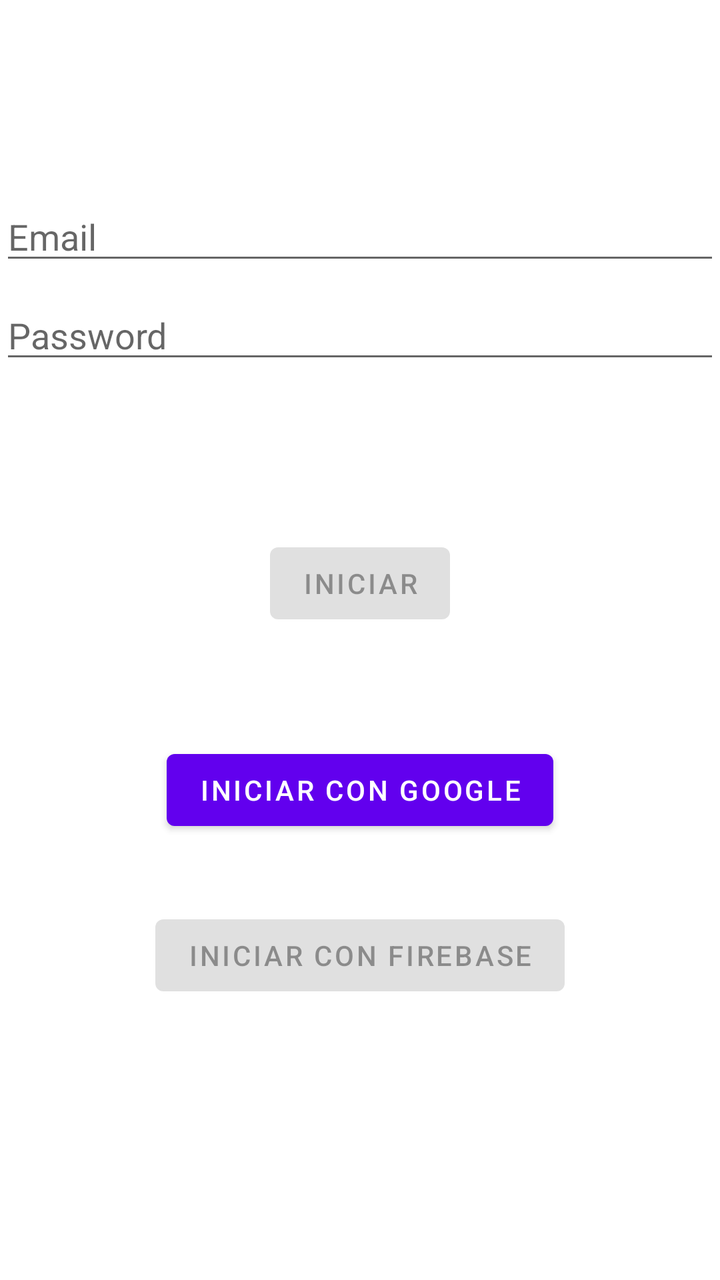
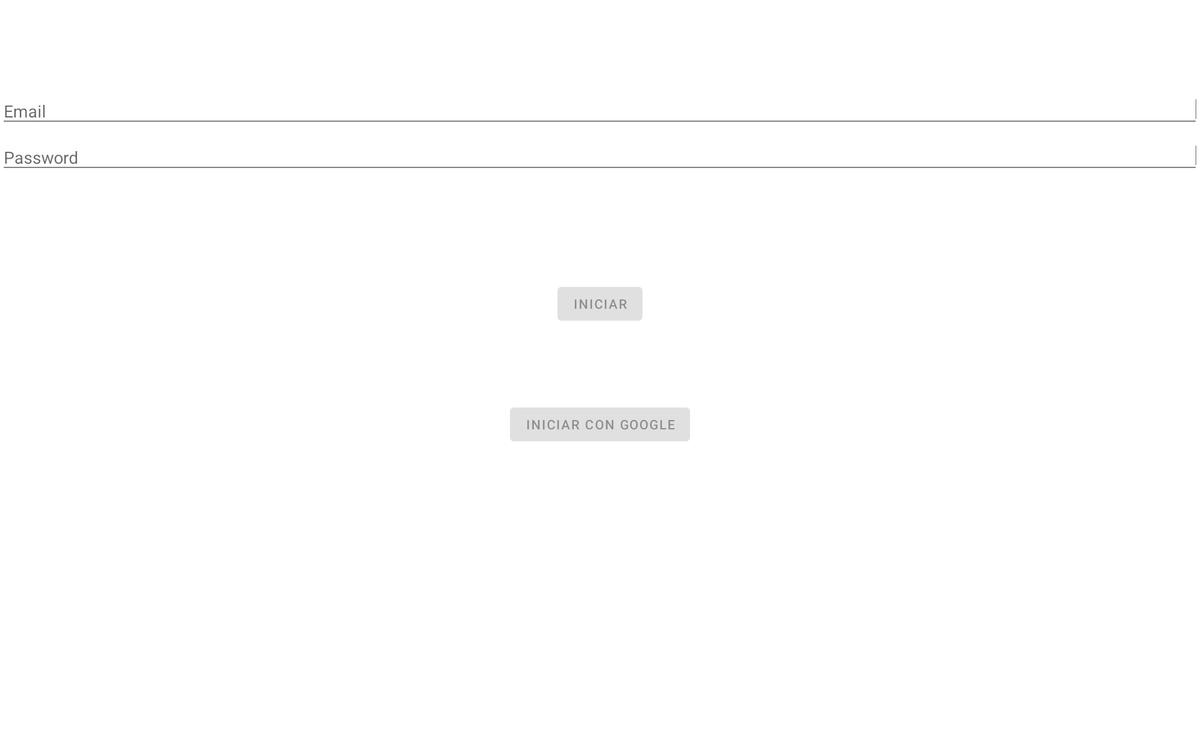

Compare how this app lays out the same screen by default and in its alternative resource folder. The renders come first, then the two layout files and the values they reference.
<!-- AndroidManifest.xml: application theme Theme.ExamenMacroPay -->
<!-- res/layout/activity_login.xml -->
<?xml version="1.0" encoding="utf-8"?>
<androidx.constraintlayout.widget.ConstraintLayout xmlns:android="http://schemas.android.com/apk/res/android"
    xmlns:app="http://schemas.android.com/apk/res-auto"
    xmlns:tools="http://schemas.android.com/tools"
    android:id="@+id/container"
    android:layout_width="match_parent"
    android:layout_height="match_parent"
    android:paddingLeft="@dimen/activity_horizontal_margin"
    android:paddingTop="@dimen/activity_vertical_margin"
    android:paddingRight="@dimen/activity_horizontal_margin"
    android:paddingBottom="@dimen/activity_vertical_margin"
    tools:context=".ui.login.LoginActivity">

    <EditText
        android:id="@+id/username"
        android:layout_width="0dp"
        android:layout_height="wrap_content"
        android:layout_marginTop="96dp"
        android:hint="@string/prompt_email"
        android:inputType="textEmailAddress"
        android:selectAllOnFocus="true"
        app:layout_constraintEnd_toEndOf="parent"
        app:layout_constraintStart_toStartOf="parent"
        app:layout_constraintTop_toTopOf="parent" />

    <EditText
        android:id="@+id/password"
        android:layout_width="0dp"
        android:layout_height="wrap_content"
        android:layout_marginTop="8dp"
        android:hint="@string/prompt_password"
        android:imeActionLabel="@string/action_sign_in_short"
        android:imeOptions="actionDone"
        android:inputType="textPassword"
        android:selectAllOnFocus="true"
        app:layout_constraintEnd_toEndOf="parent"
        app:layout_constraintStart_toStartOf="parent"
        app:layout_constraintTop_toBottomOf="@+id/username" />

    <Button
        android:id="@+id/login"
        android:layout_width="wrap_content"
        android:layout_height="wrap_content"
        android:layout_gravity="start"
        android:layout_marginTop="16dp"
        android:layout_marginBottom="64dp"
        android:enabled="false"
        android:text="@string/action_sign_in"
        app:layout_constraintBottom_toBottomOf="parent"
        app:layout_constraintEnd_toEndOf="parent"
        app:layout_constraintStart_toStartOf="parent"
        app:layout_constraintTop_toBottomOf="@+id/password"
        app:layout_constraintVertical_bias="0.2" />

    <Button
        android:id="@+id/loginGoogle"
        android:layout_width="wrap_content"
        android:layout_height="wrap_content"
        android:layout_gravity="start"
        android:layout_marginTop="16dp"
        android:layout_marginBottom="64dp"
        android:text="@string/action_sign_in_google"
        app:layout_constraintBottom_toBottomOf="parent"
        app:layout_constraintEnd_toEndOf="parent"
        app:layout_constraintStart_toStartOf="parent"
        app:layout_constraintTop_toBottomOf="@+id/login"
        app:layout_constraintVertical_bias="0.2" />
    <Button
        android:id="@+id/loginEmail"
        android:layout_width="wrap_content"
        android:layout_height="wrap_content"
        android:layout_gravity="start"
        android:layout_marginTop="16dp"
        android:layout_marginBottom="64dp"
        android:enabled="false"
        android:text="@string/action_sign_in_email"
        app:layout_constraintBottom_toBottomOf="parent"
        app:layout_constraintEnd_toEndOf="parent"
        app:layout_constraintStart_toStartOf="parent"
        app:layout_constraintTop_toBottomOf="@+id/loginGoogle"
        app:layout_constraintVertical_bias="0.2" />

    <ProgressBar
        android:id="@+id/loading"
        android:layout_width="wrap_content"
        android:layout_height="wrap_content"
        android:layout_gravity="center"
        android:layout_marginTop="64dp"
        android:layout_marginBottom="64dp"
        android:visibility="gone"
        app:layout_constraintBottom_toBottomOf="parent"
        app:layout_constraintEnd_toEndOf="@+id/password"
        app:layout_constraintStart_toStartOf="@+id/password"
        app:layout_constraintTop_toTopOf="parent"
        app:layout_constraintVertical_bias="0.3" />

</androidx.constraintlayout.widget.ConstraintLayout>
<!-- resources referenced by this layout -->
<resources>
  <string name="action_sign_in">Iniciar</string>
  <string name="action_sign_in_email">Iniciar con Firebase</string>
  <string name="action_sign_in_google">Iniciar con Google</string>
  <string name="action_sign_in_short">Iniciar</string>
  <string name="prompt_email">Email</string>
  <string name="prompt_password">Password</string>
  <style name="Theme.ExamenMacroPay" parent="Theme.MaterialComponents.DayNight.DarkActionBar">
          
          <item name="colorPrimary">@color/purple_500</item>
          <item name="colorPrimaryVariant">@color/purple_700</item>
          <item name="colorOnPrimary">@color/white</item>
          
          <item name="colorSecondary">@color/teal_200</item>
          <item name="colorSecondaryVariant">@color/teal_700</item>
          <item name="colorOnSecondary">@color/black</item>
          
          <item name="android:statusBarColor">?attr/colorPrimaryVariant</item>
          
      </style>
</resources>
<!-- res/layout-w1240dp/activity_login.xml (the repository's variant of the layout above) -->
<!-- drawn on a large tablet held sideways -->
<?xml version="1.0" encoding="utf-8"?>
<androidx.constraintlayout.widget.ConstraintLayout xmlns:android="http://schemas.android.com/apk/res/android"
    xmlns:app="http://schemas.android.com/apk/res-auto"
    xmlns:tools="http://schemas.android.com/tools"
    android:id="@+id/container"
    android:layout_width="match_parent"
    android:layout_height="match_parent"
    android:paddingLeft="@dimen/activity_horizontal_margin"
    android:paddingTop="@dimen/activity_vertical_margin"
    android:paddingRight="@dimen/activity_horizontal_margin"
    android:paddingBottom="@dimen/activity_vertical_margin"
    tools:context=".ui.login.LoginActivity">

    <EditText
        android:id="@+id/username"
        android:layout_width="0dp"
        android:layout_height="wrap_content"
        android:layout_marginTop="96dp"
        android:hint="@string/prompt_email"
        android:inputType="textEmailAddress"
        android:selectAllOnFocus="true"
        app:layout_constraintEnd_toEndOf="parent"
        app:layout_constraintStart_toStartOf="parent"
        app:layout_constraintTop_toTopOf="parent" />

    <EditText
        android:id="@+id/password"
        android:layout_width="0dp"
        android:layout_height="wrap_content"
        android:layout_marginTop="8dp"
        android:hint="@string/prompt_password"
        android:imeActionLabel="@string/action_sign_in_short"
        android:imeOptions="actionDone"
        android:inputType="textPassword"
        android:selectAllOnFocus="true"
        app:layout_constraintEnd_toEndOf="parent"
        app:layout_constraintStart_toStartOf="parent"
        app:layout_constraintTop_toBottomOf="@+id/username" />

    <Button
        android:id="@+id/login"
        android:layout_width="wrap_content"
        android:layout_height="wrap_content"
        android:layout_gravity="start"
        android:layout_marginTop="16dp"
        android:layout_marginBottom="64dp"
        android:enabled="false"
        android:text="@string/action_sign_in"
        app:layout_constraintBottom_toBottomOf="parent"
        app:layout_constraintEnd_toEndOf="parent"
        app:layout_constraintStart_toStartOf="parent"
        app:layout_constraintTop_toBottomOf="@+id/password"
        app:layout_constraintVertical_bias="0.2" />
    <Button
        android:id="@+id/loginGoogle"
        android:layout_width="wrap_content"
        android:layout_height="wrap_content"
        android:layout_gravity="start"
        android:layout_marginTop="16dp"
        android:layout_marginBottom="64dp"
        android:enabled="false"
        android:text="@string/action_sign_in_google"
        app:layout_constraintBottom_toBottomOf="parent"
        app:layout_constraintEnd_toEndOf="parent"
        app:layout_constraintStart_toStartOf="parent"
        app:layout_constraintTop_toBottomOf="@+id/login"
        app:layout_constraintVertical_bias="0.2" />
    <ProgressBar
        android:id="@+id/loading"
        android:layout_width="wrap_content"
        android:layout_height="wrap_content"
        android:layout_gravity="center"
        android:layout_marginTop="64dp"
        android:layout_marginBottom="64dp"
        android:visibility="gone"
        app:layout_constraintBottom_toBottomOf="parent"
        app:layout_constraintEnd_toEndOf="@+id/password"
        app:layout_constraintStart_toStartOf="@+id/password"
        app:layout_constraintTop_toTopOf="parent"
        app:layout_constraintVertical_bias="0.3" />

</androidx.constraintlayout.widget.ConstraintLayout>
<!-- resources referenced by the variant -->
<!-- as a large tablet held sideways resolves them -->
<resources>
  <string name="action_sign_in">Iniciar</string>
  <!-- from res/values-w600dp/ -->
  <string name="action_sign_in_google">Iniciar con Google</string>
  <string name="action_sign_in_short">Iniciar</string>
  <string name="prompt_email">Email</string>
  <string name="prompt_password">Password</string>
  <style name="Theme.ExamenMacroPay" parent="Theme.MaterialComponents.DayNight.DarkActionBar">
          
          <item name="colorPrimary">@color/purple_500</item>
          <item name="colorPrimaryVariant">@color/purple_700</item>
          <item name="colorOnPrimary">@color/white</item>
          
          <item name="colorSecondary">@color/teal_200</item>
          <item name="colorSecondaryVariant">@color/teal_700</item>
          <item name="colorOnSecondary">@color/black</item>
          
          <item name="android:statusBarColor">?attr/colorPrimaryVariant</item>
          
      </style>
</resources>
